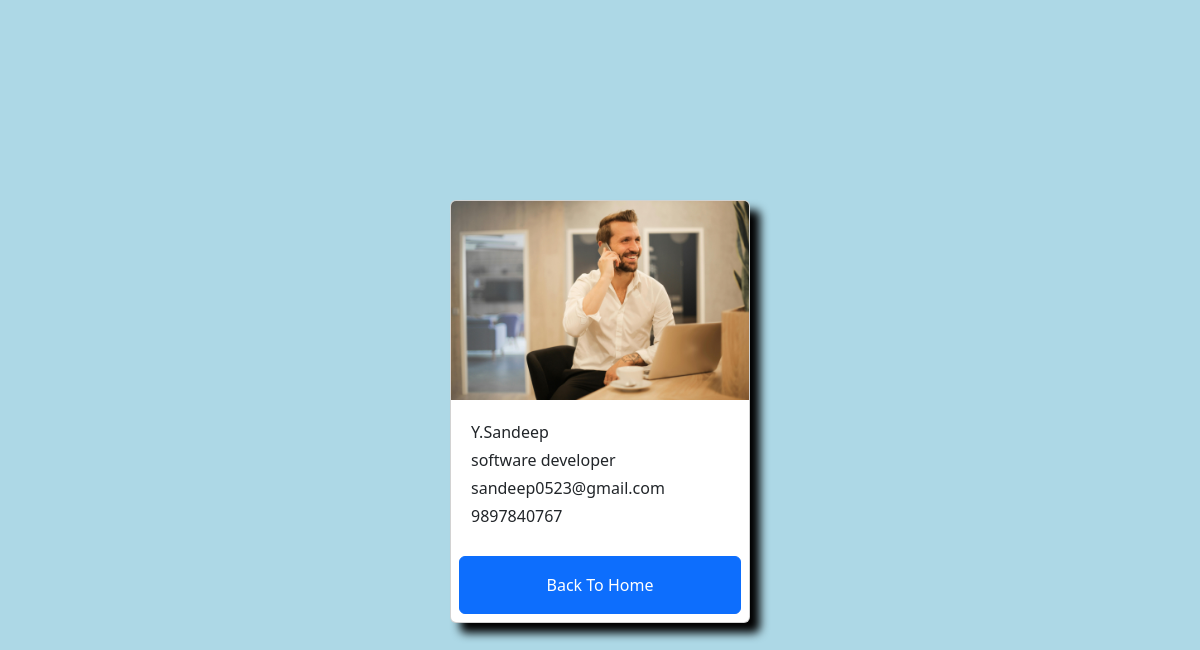
Screenshot of /employees/2/ with the database file from the repository.
### salary/models.py (models this page shows, shortened)
class Employee(models.Model):
    first_name=models.CharField(max_length=100);
    last_name=models.CharField(max_length=100);
    photo=models.ImageField(upload_to='images');
    designation=models.CharField(max_length=100);
    email_address=models.EmailField(max_length=100);
    phone_number=models.CharField(max_length=10);

### salary/views.py (the view)
# urls.py: path('<int:pk>/', views.employee_detail,name='employee'),
def employee_detail(request,pk):
    employee=get_object_or_404(Employee,pk=pk)
    context = {
        'employee': employee,
    }
    return render(request, 'employee.html', context)

### templates/employee.html (shortened to what this page needs)
<!DOCTYPE html>
<html lang="en">
<head>
    <link href="https://cdn.jsdelivr.net/npm/bootstrap@5.3.3/dist/css/bootstrap.min.css" rel="stylesheet">
</head>
<body>
    <div class="container mt-5">
        <div class="card mx-auto top" style="width: 300px">
            <img src="{{employee.photo.url}}" class="card-img-top">
            <div class="card-body">
                <p class="card-text m-1">{{employee.first_name}}{{employee.last_name}}</p>
                <p class="card-text m-1">{{employee.designation}}</p>
                <p class="card-text m-1">{{employee.email_address}}</p>
                <p class="card-text m-1">{{employee.phone_number}}</p>
            </div>
            <a href="{% url 'home' %}" class="btn btn-primary p-3 m-2">Back To Home</a>
        </div>
    </div>
</body>
</html>

### templates/employee.html (style rules this page uses)
.top { margin-top: 200px; position: relative; box-shadow: 10px 10px 10px black; }
body { background-color: lightblue; }

### rows the page displays
Employee: photo (picture), first_name "Y.", last_name "Sandeep", designation "software developer", email_address "sandeep0523@gmail.com", phone_number "9897840767"
